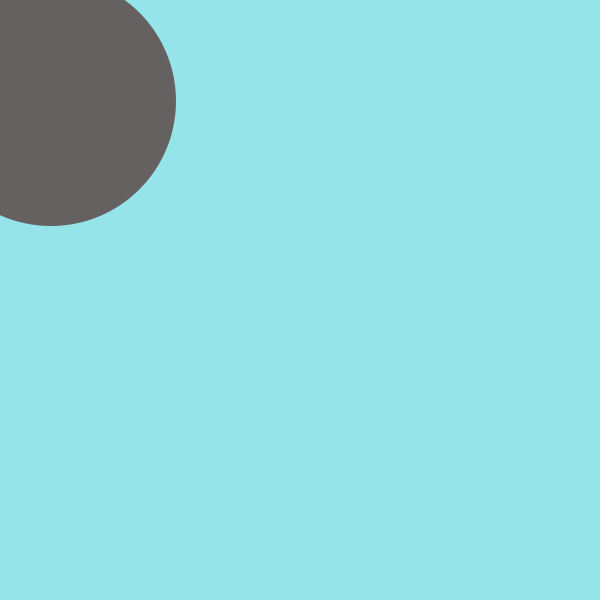
Frame 1 (no input)
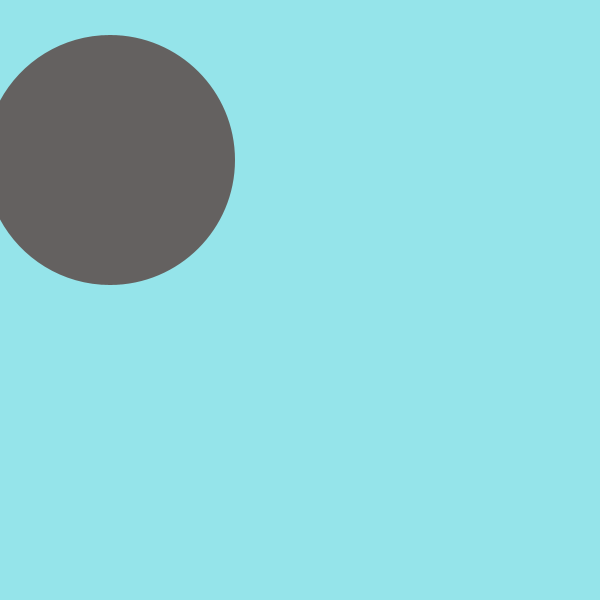
Frame 60 (the mouse pressed at the canvas centre just before this capture)
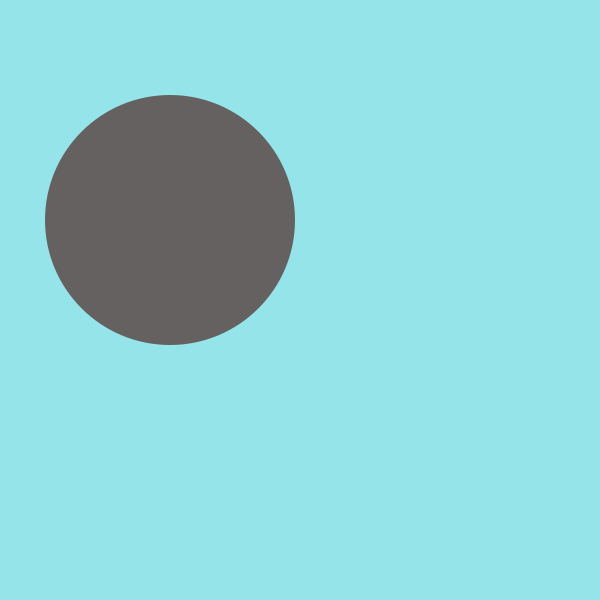
Frame 120 (the mouse held since frame 60 and released just before this capture)

The Processing sketch that drew these frames (run headless with seeded random() and noise(); from frame 60 on, the mouse is pressed at the canvas centre):

// Processing sketch: processing_37369
// ── processing_37369.pde

int directionX;
int x;
int directionY;
int y;


void setup(){
  size(600,600);
  smooth();
  noStroke();
  directionX = 1;
  x = 50;
  directionY = 1;
  y = 100;
}

void draw(){
  background (149,228,234);
  x += directionX;
  y +=directionY;
  fill(100,97,96);
  ellipse(x, y, 250, 250);
  
if(y > 600){
  directionY=-1;
}

if(y< 1){
  directionY=1;
}

if(x>600){
  directionX=-1;
}

if(x<1){
  directionX=1;
}

}
